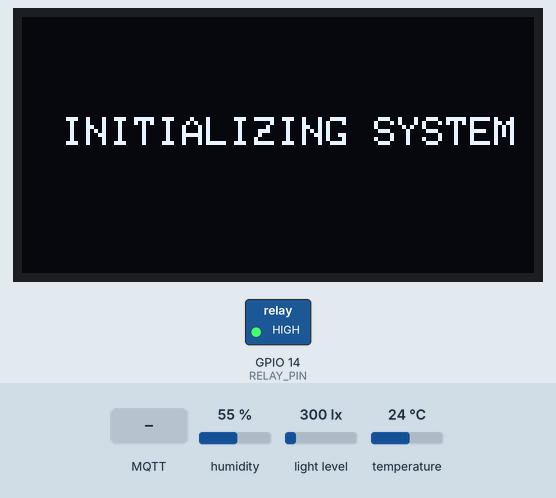
This program was run on a simulated ESP32. Parts: 128×64 one-colour display, switched loads named in the program (green lamp = pin HIGH). Inputs (shaded band) come from the test bench; at power-on: humidity 55 %, light level 300 lx, temperature 24 °C. WiFi joins after 1.5 s; servers stay silent unless stated; random numbers use the default seed unless the program sets one; no MQTT or app messages arrive unless stated; what the program prints to the serial monitor is not drawn.

Above: at 1.6 s.
At 4.7 s:
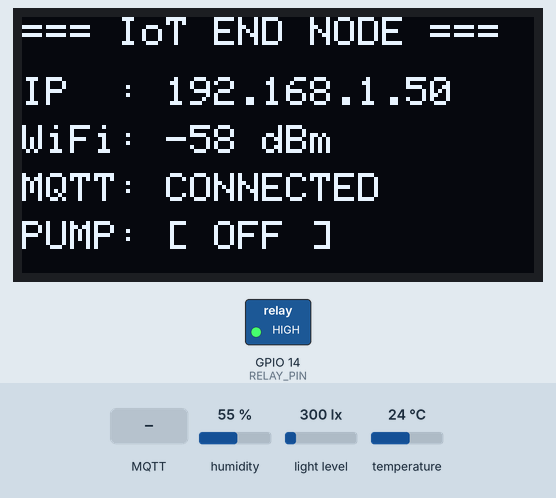
4.8 s: MQTT message "ON" arrives on the first subscribed topic
At 6.2 s:
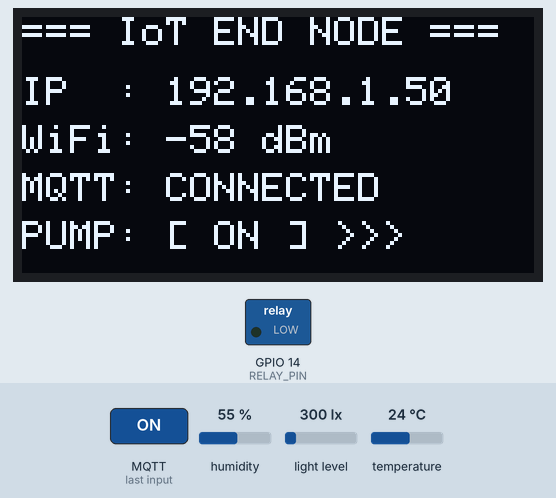
7.1 s: MQTT message "OFF" arrives on the first subscribed topic
At 7.5 s:
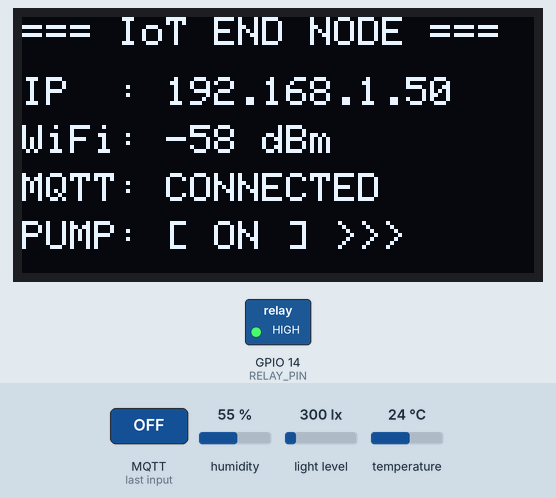
Timing chart, 0 to 10.1 s (numbered marks = the images above; inputs shaded):
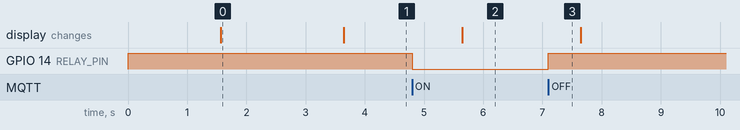

The program:

main.cpp
```cpp
#include <Arduino.h>
#include <WiFi.h>
#include <PubSubClient.h>
#include "globals.h"
#include "network.h"
#include "sensors.h"
#include "credentials.h"
#include "display.h"

#define RXD2 16
#define TXD2 17

// --- VARIABEL GLOBAL ---
const char *topic_cmd = "kebun/pompa/cmd";
const char *topic_status = "kebun/pompa/status";
const char *topic_telemetry = "kebun/sensor/telemetri";

WiFiClient espClient;
PubSubClient client(espClient);
unsigned long startTime = 0;
bool isPumpRunning = false;
// --------------------------------------------------------

unsigned long lastTelemetryTime = 0;
const long telemetryInterval = 10000; // 1 Menit atau 60 detik

extern WiFiClient espClient;
extern PubSubClient client;
extern bool isPumpRunning;

unsigned long lastDisplayUpdate = 0;
const long displayInterval = 2000;

void setup()
{
  Serial.begin(115200);
  Serial2.begin(9600, SERIAL_8N1, RXD2, TXD2);
  Serial.println("[SYSTEM] RS485 Serial2 Initialized on RX2/TX2");
  pinMode(RELAY_PIN, OUTPUT);
  digitalWrite(RELAY_PIN, RELAY_OFF);

  setup_wifi();
  setup_display();

  client.setServer(MQTT_SERVER, MQTT_PORT);
  client.setCallback(mqtt_callback); // Hook callback

  setup_sensors();
}

void loop()
{
  if (!client.connected())
  {
    reconnect_mqtt();
  }
  client.loop();

  // milis calc
  unsigned long currentMillis = millis();

  // telemetry routine
  if (currentMillis - lastTelemetryTime >= telemetryInterval)
  {
    lastTelemetryTime = currentMillis;
    publish_telemetry();
  }

  // display routine
  if (currentMillis - lastDisplayUpdate >= displayInterval)
  {
    lastDisplayUpdate = currentMillis;

    String currentIP = WiFi.localIP().toString();
    int currentRSSI = WiFi.RSSI();
    bool mqttStatus = client.connected();

    update_display(currentIP, currentRSSI, mqttStatus, isPumpRunning);
  }
}
```

credentials.h
```cpp
#ifndef CREDENTIALS_H
#define CREDENTIALS_H

// Gunakan #define (Macro) tanpa sama dengan (=) dan tanpa titik koma (;) di akhir
#define WIFI_SSID "Penguin Network_2,4G"
#define WIFI_PASS "bilangwowdulu"

#define MQTT_SERVER "103.93.160.128"
#define MQTT_PORT 1883

#define MQTT_USER "ahmadzakir" // Kosongkan jika tidak pakai
#define MQTT_PASS "RootAccess1108" // Kosongkan jika tidak pakai

#endif
```

display.cpp
```cpp
#include "display.h"
#include <Wire.h>
#include <Adafruit_GFX.h>
#include <Adafruit_SSD1306.h>

#define SCREEN_WIDTH 128
#define SCREEN_HEIGHT 64
#define OLED_RESET -1
#define SCREEN_ADDRESS 0x3C // Alamat I2C umum untuk OLED 128x64

Adafruit_SSD1306 display(SCREEN_WIDTH, SCREEN_HEIGHT, &Wire, OLED_RESET);

void setup_display()
{
    // Inisialisasi OLED
    if (!display.begin(SSD1306_SWITCHCAPVCC, SCREEN_ADDRESS))
    {
        Serial.println(F("OLED SSD1306 FAILED INITIALIZATION"));
        for (;;)
            ;
    }

    display.clearDisplay();
    display.setTextSize(1);
    display.setTextColor(SSD1306_WHITE);

    display.setCursor(10, 25);
    display.println("INITIALIZING SYSTEM");
    display.display();
    delay(2000);
}

void update_display(String ip, int rssi, bool mqtt_connected, bool pump_status)
{
    display.clearDisplay();

    // Baris 1: Judul HMI
    display.setTextSize(1);
    display.setCursor(0, 0);
    display.println("=== IoT END NODE ===");

    // Baris 2: IP Address
    display.setCursor(0, 15);
    display.print("IP  : ");
    display.println(ip);

    // Baris 3: RSSI (Sinyal WiFi)
    display.setCursor(0, 27);
    display.print("WiFi: ");
    display.print(rssi);
    display.println(" dBm");

    // Baris 4: Status MQTT
    display.setCursor(0, 39);
    display.print("MQTT: ");
    if (mqtt_connected)
    {
        display.println("CONNECTED");
    }
    else
    {
        display.println("DISCONNECTED");
    }

    // Baris 5: Status Pompa
    display.setCursor(0, 51);
    display.print("PUMP: ");
    if (pump_status)
    {
        display.println("[ ON ] >>>");
    }
    else
    {
        display.println("[ OFF ]");
    }

    display.display();
}
```

display.h
```cpp
#ifndef DISPLAY_H
#define DISPLAY_H

#include <Arduino.h>

void setup_display();
void update_display(String ip, int rssi, bool mqtt_connected, bool pump_status);

#endif
```

globals.h
```cpp
#ifndef GLOBALS_H
#define GLOBALS_H

#include <Arduino.h>
#include <PubSubClient.h>

// --- PIN DEFINITIONS ---
#define RELAY_PIN 14
#define DHT_PIN 4
#define SOIL_PIN 34
#define I2C_SDA 21
#define I2C_SCL 22

#define RELAY_ON LOW
#define RELAY_OFF HIGH

// --- MQTT TOPICS ---
extern const char *topic_cmd;
extern const char *topic_status;
extern const char *topic_telemetry;

// --- GLOBAL VARIABLES (Deklarasi extern) ---
extern PubSubClient client;
extern unsigned long startTime;
extern bool isPumpRunning;

#endif
```

network.cpp
```cpp
#include <Arduino.h>
#include <WiFi.h>
#include <PubSubClient.h>
#include <ArduinoJson.h>
#include "network.h"
#include "globals.h"
#include "credentials.h"

// --- Tambahkan variabel LWT di sini ---
const char* topic_device_status = "kebun/device/status";
const char* offline_payload = "{\"device_id\": 1, \"status\": \"OFFLINE\"}";
const char* online_payload = "{\"device_id\": 1, \"status\": \"ONLINE\"}";
// --------------------------------------

void setup_wifi() {
  delay(10);
  Serial.println("\n[WIFI] Menghubungkan ke " + String(WIFI_SSID));
  WiFi.begin(WIFI_SSID, WIFI_PASS);
  while (WiFi.status() != WL_CONNECTED) {
    delay(500);
    Serial.print(".");
  }
  Serial.println("\n[WIFI] Terhubung! IP: " + WiFi.localIP().toString());
}

void mqtt_callback(char* topic, byte* payload, unsigned int length) {
  String message = "";
  for (int i = 0; i < length; i++) message += (char)payload[i];

  Serial.printf("[MQTT] Pesan masuk [%s]: %s\n", topic, message.c_str());

  if (String(topic) == topic_cmd) {

    if (message == "ON" && !isPumpRunning) {
      digitalWrite(RELAY_PIN, RELAY_ON);
      startTime = millis();
      isPumpRunning = true;
      Serial.println("[POMPA] MENYALA. Mengirim konfirmasi (ACK)...");

      StaticJsonDocument<128> doc;
      doc["Pump"] = "ON";

      char outMsg[128];
      serializeJson(doc, outMsg);
      client.publish(topic_status, outMsg);
    }

    else if (message == "OFF" && isPumpRunning) {
      digitalWrite(RELAY_PIN, RELAY_OFF);

      unsigned long durationSec = (millis() - startTime) / 1000;
      isPumpRunning = false;
      Serial.printf("[POMPA] MATI. Durasi: %lu detik. Mengirim konfirmasi (ACK)...\n", durationSec);

      StaticJsonDocument<128> doc;
      doc["Pump"] = "OFF";
      doc["duration_seconds"] = durationSec;

      char outMsg[128];
      serializeJson(doc, outMsg);
      client.publish(topic_status, outMsg);
    }
  }
}

void reconnect_mqtt() {
  while (!client.connected()) {
    Serial.print("[MQTT] Menghubungkan ke broker...");
    String clientId = "ESP32_Edge_" + String(random(0xffff), HEX);

    // Fitur LWT dimasukkan ke parameter connect()
    // Format: connect(clientId, username, password, willTopic, willQoS, willRetain, willMessage)
    // willRetain = true agar broker selalu menyimpan status terakhir (OFFLINE) jika alat terputus
    if (client.connect(clientId.c_str(), MQTT_USER, MQTT_PASS, topic_device_status, 1, true, offline_payload)) {
      Serial.println(" Terhubung!");

      // Jika sukses terhubung, LANGSUNG kirim status ONLINE ke MQTT Broker (retain = true)
      client.publish(topic_device_status, online_payload, true);

      client.subscribe(topic_cmd);
    } else {
      Serial.print(" Gagal, rc=");
      Serial.print(client.state());
      Serial.println(". Coba lagi dalam 5 detik.");
      delay(5000);
    }
  }
}
```

network.h
```cpp
#ifndef NETWORK_H
#define NETWORK_H

#include <Arduino.h>

extern bool isPumpRunning;

void setup_wifi();
void reconnect_mqtt();
void mqtt_callback(char *topic, byte *payload, unsigned int length);

#endif
```

sensors.cpp
```cpp
#include <Arduino.h>
#include <DHT.h>
#include <Wire.h>
#include <BH1750.h>
#include <ArduinoJson.h>
#include "sensors.h"
#include "globals.h"

#define DHTTYPE DHT22
DHT dht(DHT_PIN, DHTTYPE);
BH1750 lightMeter;

void setup_sensors()
{
  dht.begin();
  Wire.begin(I2C_SDA, I2C_SCL);
  if (lightMeter.begin(BH1750::CONTINUOUS_HIGH_RES_MODE))
  {
    Serial.println("[SENSOR] BH1750 Ready");
  }
  else
  {
    Serial.println("[SENSOR] BH1750 Failed to connect!");
  }
}

void publish_telemetry()
{
  float h = dht.readHumidity();
  float t = dht.readTemperature();
  if (isnan(h) || isnan(t))
  {
    Serial.println("[SENSOR] Failed to read DHT22!");
    t = 0.0;
    h = 0.0;
  }

  float lux = lightMeter.readLightLevel();
  int rawSoil = analogRead(SOIL_PIN);
  int soilPercent = map(rawSoil, 100, 0, 0, 4095);
  soilPercent = constrain(soilPercent, 100, 0);

  StaticJsonDocument<200> doc;
  doc["temperature"] = t;
  doc["air_humidity"] = h;
  doc["light_intensity"] = lux;
  doc["soil_moisture"] = soilPercent;

  char outMsg[200];
  serializeJson(doc, outMsg);

  //publish to MQTT
  client.publish(topic_telemetry, outMsg);

  //publish to RS485 Serial2
  Serial2.println(outMsg);

  // Log to Serial Monitor
  Serial.println("[TELEMETRY] Terkirim: " + String(outMsg));
}
```

sensors.h
```cpp
#ifndef SENSORS_H
#define SENSORS_H

void setup_sensors();
void publish_telemetry();

#endif
```

Measured:
- after the input at 4.8 s, GPIO 14 (RELAY_PIN): HIGH → LOW at once; the display: changes after 0.85 s (image 2)
- after the input at 7.1 s, GPIO 14 (RELAY_PIN): LOW → HIGH at once
- what the display in image 0 shows lasts 2.0 s, from 1.6 s to 3.6 s
